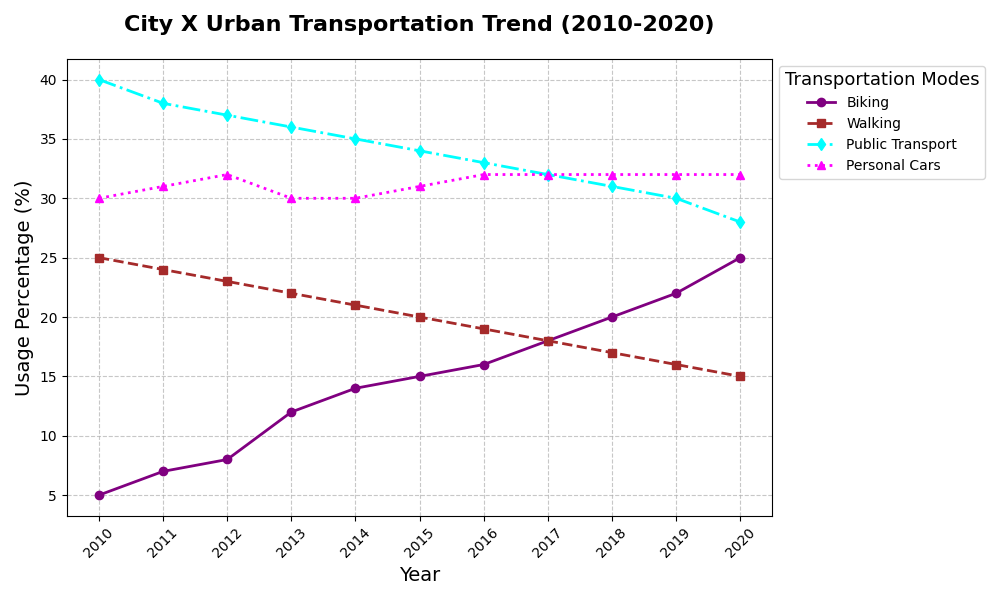

Source code (Python):
import matplotlib.pyplot as plt
import numpy as np

years = np.arange(2010, 2021)

biking = np.array([5, 7, 8, 12, 14, 15, 16, 18, 20, 22, 25])
walking = np.array([25, 24, 23, 22, 21, 20, 19, 18, 17, 16, 15])
public_transport = np.array([40, 38, 37, 36, 35, 34, 33, 32, 31, 30, 28])
personal_cars = np.array([30, 31, 32, 30, 30, 31, 32, 32, 32, 32, 32])

fig, ax = plt.subplots(figsize=(10, 6))

# Updated colors for the lines
ax.plot(years, biking, label='Biking', color='purple', marker='o', linestyle='-', linewidth=2, markersize=6)
ax.plot(years, walking, label='Walking', color='brown', marker='s', linestyle='--', linewidth=2, markersize=6)
ax.plot(years, public_transport, label='Public Transport', color='cyan', marker='d', linestyle='-.', linewidth=2, markersize=6)
ax.plot(years, personal_cars, label='Personal Cars', color='magenta', marker='^', linestyle=':', linewidth=2, markersize=6)

plt.title("City X Urban Transportation Trend (2010-2020)", fontsize=16, weight='bold', pad=20)
plt.xlabel("Year", fontsize=14)
plt.ylabel("Usage Percentage (%)", fontsize=14)

plt.legend(title='Transportation Modes', loc='upper left', fontsize=10, bbox_to_anchor=(1, 1), title_fontsize='13')

ax.grid(True, linestyle='--', alpha=0.7)
ax.set_xticks(years)
plt.xticks(rotation=45)
plt.tight_layout()

plt.show()
